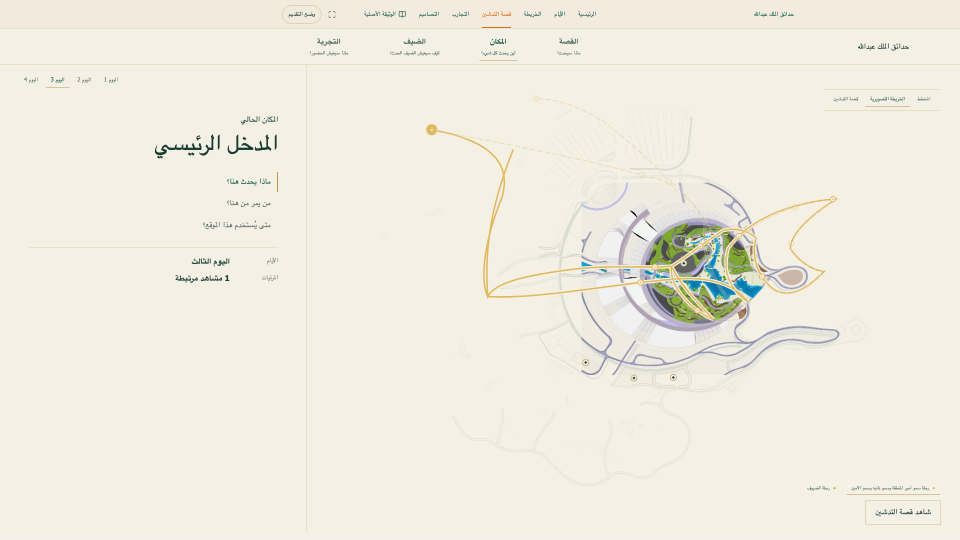
#> input picture reports/kaga-final/1920x1080/06-place-lens-illustrated.png, 1920 x 1080 px (shown at 1/2 size)
$ python build-review-assets.py
#> lines starting #> are read from the running program, lines starting #| are printed output that depends on the picture
from __future__ import annotations

from pathlib import Path
from PIL import Image, ImageDraw, ImageFont

ROOT = Path(__file__).resolve().parents[2]
REPORT = ROOT / "reports" / "kaga-final"


def contact_sheet() -> None:
    sources = sorted((REPORT / "1920x1080").glob("*.png"))
    columns = 4
    cell_width, image_height, label_height, gap = 468, 263, 26, 10
    rows = (len(sources) + columns - 1) // columns
    canvas = Image.new("RGB", (columns * cell_width + (columns + 1) * gap, rows * (image_height + label_height) + (rows + 1) * gap), "#f5f0e4")
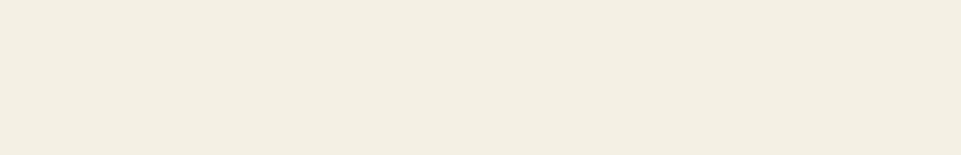
#> canvas: PIL image 1922x309 RGB (shown at 1/2 size); mean R, G, B 245, 240, 228
    draw = ImageDraw.Draw(canvas)
    font = ImageFont.load_default(size=14)
    for index, source in enumerate(sources):
        image = Image.open(source).convert("RGB")
#> image is the input picture: PIL image 1920x1080 RGB; mean R, G, B 241, 236.5, 224.2
        image.thumbnail((cell_width, image_height), Image.Resampling.LANCZOS)
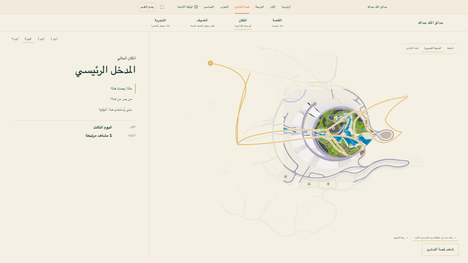
#> image: PIL image 468x263 RGB; mean R, G, B 241, 236.5, 224.2
        x = gap + (index % columns) * (cell_width + gap)
        y = gap + (index // columns) * (image_height + label_height + gap)
        canvas.paste(image, (x, y))
        draw.text((x, y + image_height + 5), source.stem, fill="#173c34", font=font)
    canvas.save(REPORT / "KAGA-FINAL-CONTACT-SHEET.png", optimize=True)
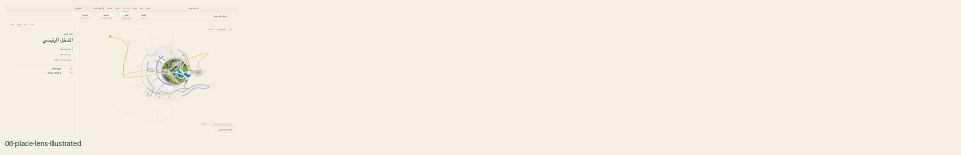
#> saved as KAGA-FINAL-CONTACT-SHEET.png: PIL image 1922x309 RGB (shown at 1/2 size); mean R, G, B 244, 239.1, 227.1


def living_days_board() -> None:
    sources = [REPORT / "1920x1080" / f"10-living-day-{index}.png" for index in range(1, 5)]
    board = Image.new("RGB", (1920, 1080), "#f5f0e4")
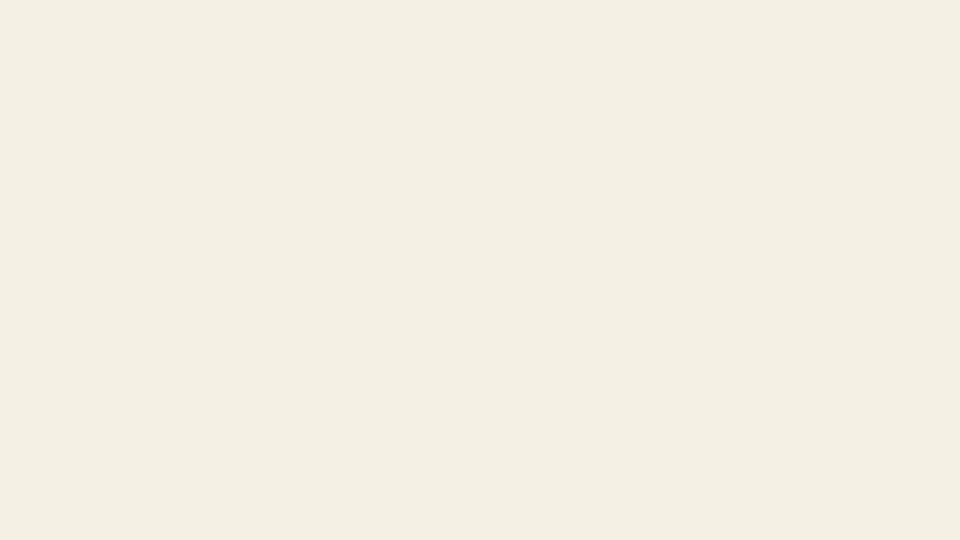
#> board: PIL image 1920x1080 RGB (shown at 1/2 size); mean R, G, B 245, 240, 228
    for index, source in enumerate(sources):
#> (the run stopped early here; a loop or call above may not have finished)
